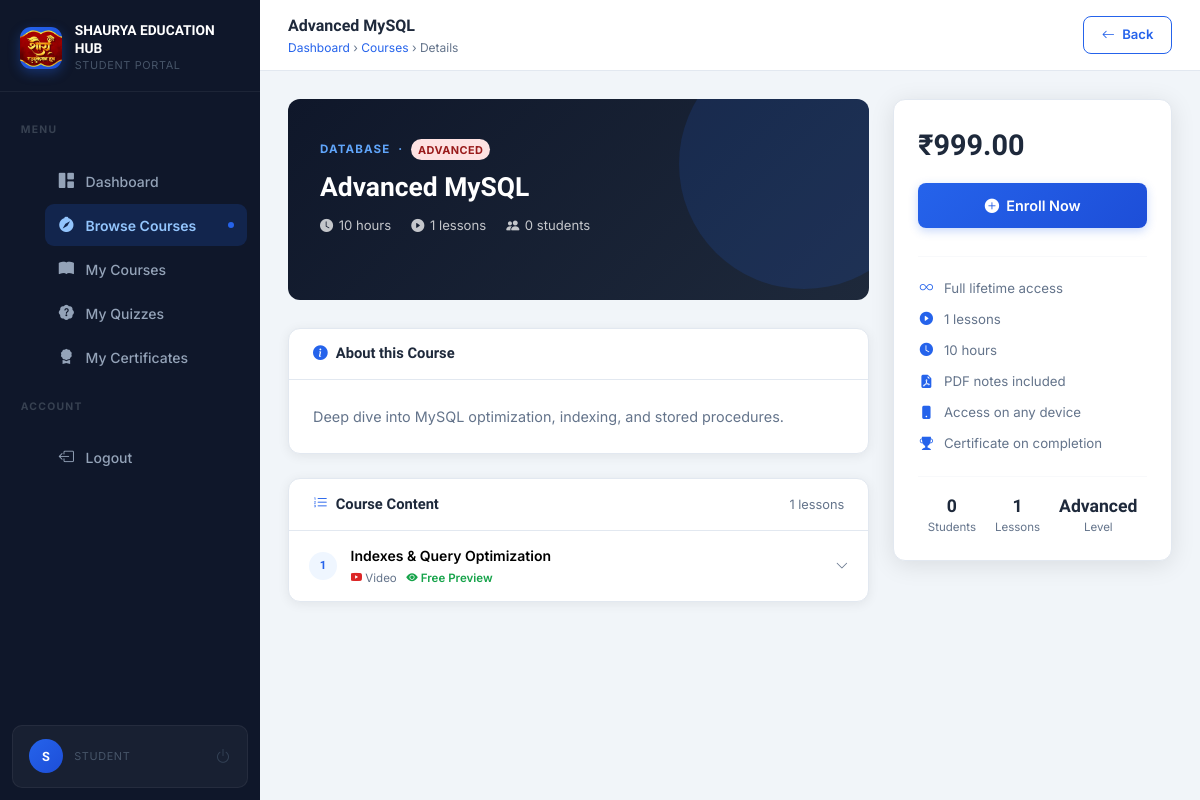
The page /course-details.php?id=2 (signed in) on the database its author committed.
### tables this page shows
CREATE TABLE IF NOT EXISTS courses (
    id            INT           UNSIGNED AUTO_INCREMENT PRIMARY KEY,

     
    title         VARCHAR(200)  NOT NULL,
    slug          VARCHAR(220)  NOT NULL UNIQUE,           
    description   TEXT          NOT NULL,
    short_desc    VARCHAR(500)  DEFAULT NULL,              

     
    image         VARCHAR(300)  DEFAULT NULL,              

     
    category      VARCHAR(100)  DEFAULT NULL,
    level         ENUM('beginner','intermediate','advanced') NOT NULL DEFAULT 'beginner',
    language      VARCHAR(60)   DEFAULT 'English',

     
    price         DECIMAL(8,2)  NOT NULL DEFAULT 0.00,     
    is_free       TINYINT(1)    NOT NULL DEFAULT 1,

     
    duration      VARCHAR(60)   DEFAULT NULL,              
    total_lessons INT           UNSIGNED DEFAULT 0,

     
    status        ENUM('active','inactive','draft') NOT NULL DEFAULT 'draft',

     
    created_by    INT           UNSIGNED NOT NULL,         

     
    created_at    TIMESTAMP     NOT NULL DEFAULT CURRENT_TIMESTAMP,
    updated_at    TIMESTAMP     NOT NULL DEFAULT CURRENT_TIMESTAMP ON UPDATE CURRENT_TIMESTAMP,

     
    INDEX idx_status     (status),
    INDEX idx_level      (level),
    INDEX idx_created_by (created_by),
    INDEX idx_category   (category)
);

CREATE TABLE IF NOT EXISTS lessons (
    id            INT           UNSIGNED AUTO_INCREMENT PRIMARY KEY,

     
    course_id     INT           UNSIGNED NOT NULL,                

     
    title         VARCHAR(200)  NOT NULL,
    description   TEXT          DEFAULT NULL,

     
    video_url     VARCHAR(500)  DEFAULT NULL,                     
    pdf_notes     VARCHAR(300)  DEFAULT NULL,                     

     
    sort_order    INT           UNSIGNED NOT NULL DEFAULT 0,      
    is_preview    TINYINT(1)    NOT NULL DEFAULT 0,               
    status        ENUM('published','draft') NOT NULL DEFAULT 'draft',

     
    created_at    TIMESTAMP     NOT NULL DEFAULT CURRENT_TIMESTAMP,
    updated_at    TIMESTAMP     NOT NULL DEFAULT CURRENT_TIMESTAMP ON UPDATE CURRENT_TIMESTAMP,

     
    CONSTRAINT fk_lesson_course
        FOREIGN KEY (course_id) REFERENCES courses(id)
        ON DELETE CASCADE,                                        

     
    INDEX idx_course_id  (course_id),
    INDEX idx_sort_order (course_id, sort_order),
    INDEX idx_status     (status)

);

### course-details.php (the view, shortened to what the rows shown need)
<?php
require_once __DIR__ . '/config/db.php';
require_once __DIR__ . '/includes/student-auth.php';
$courseId = (int)($_GET['id'] ?? 0);
$stmt = $conn->prepare("
    SELECT c.*, u.name AS instructor_name
    FROM courses c
    LEFT JOIN users u ON u.id = c.created_by
    WHERE c.id = ? AND c.status = 'active' LIMIT 1
");
$stmt->bind_param('i', $courseId);
$stmt->execute();
$course = $stmt->get_result()->fetch_assoc();
$eStmt = $conn->prepare("SELECT id, status FROM enrollments WHERE student_id=? AND course_id=? LIMIT 1");
$eStmt->bind_param('ii', $authUserId, $courseId);
$eStmt->execute();
$enrollment = $eStmt->get_result()->fetch_assoc();
$isEnrolled     = !empty($enrollment) && in_array($enrollment['status'], ['active', 'completed'], true);
$isCourseComplete = ($enrollment['status'] ?? '') === 'completed';
$cntStmt = $conn->prepare("SELECT COUNT(*) AS cnt FROM enrollments WHERE course_id=?");
$cntStmt->bind_param('i', $courseId); $cntStmt->execute();
$enrollCount = (int)$cntStmt->get_result()->fetch_assoc()['cnt'];
$lTableCheck  = $conn->query("SHOW TABLES LIKE 'lessons'");
$lTableExists = $lTableCheck && $lTableCheck->num_rows > 0;
$lessons = [];
if ($lTableExists) {
    $lStmt = $conn->prepare("
        SELECT id, title, description, video_url, pdf_notes, sort_order, is_preview, status
       FROM lessons WHERE course_id=? AND status = 'published'
        ORDER BY sort_order ASC, id ASC
    ");
    $lStmt->bind_param('i', $courseId); $lStmt->execute();
    $lRes = $lStmt->get_result();
    while ($row = $lRes->fetch_assoc()) $lessons[] = $row;
}
$totalLessons = count($lessons);
$completedLessonIds = [];
$doneLessons = count($completedLessonIds);
$progressPct = ($totalLessons > 0) ? min(100, (int)round($doneLessons / $totalLessons * 100)) : 0;
$certificateId = null;
function ytEmbedId(string $url): string {
    if (preg_match('/(?:youtube\.com\/(?:watch\?v=|embed\/)|youtu\.be\/)([\w\-]{11})/i', $url, $m)) {
        return $m[1];
    }
    return '';
}
?>
<!DOCTYPE html>
<html lang="en">
<head>
    <link href="https://cdn.jsdelivr.net/npm/bootstrap@5.3.3/dist/css/bootstrap.min.css" rel="stylesheet">
    <link href="https://cdn.jsdelivr.net/npm/bootstrap-icons@1.11.3/font/bootstrap-icons.min.css" rel="stylesheet">
    <link href="assets/css/student.css" rel="stylesheet">
</head>
<body>
<div class="st-main">
    <header class="st-topbar">
        <div class="st-topbar-left">
            <div>
                <div class="st-page-title" style="max-width:300px;overflow:hidden;text-overflow:ellipsis;white-space:nowrap;">
                    <?= htmlspecialchars($course['title']) ?>
                </div>
                <div class="st-breadcrumb">
                    <a href="dashboard.php">Dashboard</a> &rsaquo;
                    <a href="browse-courses.php">Courses</a> &rsaquo; Details
                </div>
            </div>
        </div>
    </header>
    <main class="st-body">
        <div class="row g-4">
            <div class="col-lg-8">
                <div class="course-hero">
                    <div class="course-hero-cat">
                        <?= htmlspecialchars($course['category'] ?? 'General') ?>
                        &nbsp;·&nbsp;
                        <span class="lms-badge badge-<?= $course['level'] ?>"><?= ucfirst($course['level']) ?></span>
                    </div>
                    <div class="course-hero-title"><?= htmlspecialchars($course['title']) ?></div>
                    <div class="course-hero-meta">
                        <?php if ($course['duration']): ?>
                        <span><i class="bi bi-clock-fill"></i> <?= htmlspecialchars($course['duration']) ?></span>
                        <?php endif; ?>
                        <span><i class="bi bi-play-circle-fill"></i> <?= $totalLessons ?> lessons</span>
                        <span><i class="bi bi-people-fill"></i> <?= $enrollCount ?> students</span>
                    </div>
                </div>
                <div class="st-card">
                    <div class="st-card-body">
                        <p style="font-size:.9rem;color:var(--text-muted);line-height:1.75;margin:0;">
                            <?= nl2br(htmlspecialchars($course['description'])) ?>
                        </p>
                    </div>
                </div>
                <div class="st-card">
                    <?php if (empty($lessons)): ?>
                    <div style="padding:2rem;text-align:center;color:var(--text-muted);font-size:.875rem;">
                        <i class="bi bi-hourglass-split" style="font-size:1.5rem;margin-bottom:.5rem;display:block;"></i>
                        Lessons will appear here once published.
                    </div>
                    <?php if ($isEnrolled): ?>
                    <div class="draft-warning">
                        <i class="bi bi-exclamation-triangle-fill"></i>
                        No published lessons yet. If you added lessons in the admin panel, make sure their status is set to <strong>Published</strong>.
                    </div>
                    <?php endif; ?>
                    <?php else: ?>
                    <?php foreach ($lessons as $i => $lesson):
                        $isDone   = in_array((int)$lesson['id'], $completedLessonIds, true);
                        $canView  = $isEnrolled || (bool)$lesson['is_preview'];
                        $numClass = $isDone ? 'lnc-done' : ($canView ? 'lnc-active' : 'lnc-locked');
                        $ytId     = ytEmbedId($lesson['video_url'] ?? '');
                        $panelId  = 'lesson-body-' . (int)$lesson['id'];
                    ?>
                    <div class="lesson-panel">
                        <button type="button"
                                class="lesson-trigger"
                                onclick="toggleLesson('<?= $panelId ?>', this)"
                                <?= !$canView ? 'disabled style="cursor:not-allowed;opacity:.5;"' : '' ?>>
                            <div class="lesson-num-circle <?= $numClass ?>" style="flex-shrink:0;">
                                <?php if ($isDone): ?>
                                    <i class="bi bi-check-lg"></i>
                                <?php else: ?>
                                    <?= $i + 1 ?>
                                <?php endif; ?>
                            </div>
                            <div style="flex:1;overflow:hidden;text-align:left;">
                                <div style="font-weight:600;font-size:.875rem;
                                    overflow:hidden;text-overflow:ellipsis;white-space:nowrap;
                                    <?= $isDone ? 'color:var(--text-muted);text-decoration:line-through;' : '' ?>">
                                    <?= htmlspecialchars($lesson['title']) ?>
                                </div>
                                <div style="font-size:.72rem;color:var(--text-muted);display:flex;gap:.6rem;margin-top:.2rem;flex-wrap:wrap;">
                                    <?php if ($ytId): ?>
                                    <span><i class="bi bi-youtube" style="color:#dc2626;"></i> Video</span>
                                    <?php endif; ?>
                                    <?php if ($lesson['is_preview'] && !$isEnrolled): ?>
                                    <span style="color:#16a34a;font-weight:600;"><i class="bi bi-eye-fill"></i> Free Preview</span>
                                    <?php endif; ?>
                                </div>
                            </div>
                            <?php if ($isDone): ?>
                            <span class="done-check" style="flex-shrink:0;"><i class="bi bi-check-circle-fill"></i> Done</span>
                            <?php elseif (!$canView): ?>
                            <i class="bi bi-lock-fill" style="color:#cbd5e1;font-size:.9rem;flex-shrink:0;"></i>
                            <?php else: ?>
                            <i class="bi bi-chevron-down lesson-chevron" style="color:var(--text-muted);font-size:.8rem;flex-shrink:0;transition:transform .2s;"></i>
                            <?php endif; ?>
                        </button>
                    </div>
                    <?php endforeach; ?>
                    <?php endif;  ?>
                </div>
            </div>
            <div class="col-lg-4">
                <div class="enroll-box">
                    <div class="enroll-price <?= $course['is_free'] ? 'free' : '' ?>">
                        <?= $course['is_free'] ? 'Free' : '₹' . number_format($course['price'], 2) ?>
                    </div>
                    <?php if ($isEnrolled): ?>
                    <?php if ($totalLessons > 0): ?>
                    <div style="background:var(--bg);border-radius:var(--radius-sm);padding:1rem;margin-bottom:1rem;">
                        <div style="display:flex;justify-content:space-between;font-size:.8rem;color:var(--text-muted);margin-bottom:.5rem;">
                            <span>Your Progress</span>
                            <span style="font-weight:700;color:var(--brand);"><?= $progressPct ?>%</span>
                        </div>
                        <div style="background:#e2e8f0;border-radius:20px;height:8px;overflow:hidden;">
                            <div style="height:100%;border-radius:20px;background:linear-gradient(90deg,var(--brand),#60a5fa);width:<?= $progressPct ?>%;transition:width .6s ease;"></div>
                        </div>
                        <div style="font-size:.75rem;color:var(--text-muted);margin-top:.5rem;text-align:center;">
                            <?= $doneLessons ?> of <?= $totalLessons ?> lessons completed
                        </div>
                    </div>
                    <?php endif; ?>
                    <a href="my-courses.php" class="btn-brand w-100"
                       style="justify-content:center;padding:.72rem;font-size:.9rem;margin-bottom:.75rem;">
                        <i class="bi bi-book-fill"></i> Go to My Courses
                    </a>
                    <?php if ($isCourseComplete): ?>
                    <div style="background:#f0fdf4;border:1.5px solid #bbf7d0;border-radius:var(--radius-sm);padding:1rem;margin-bottom:.75rem;text-align:center;">
                        <div style="color:#16a34a;font-size:1.6rem;margin-bottom:.3rem;">
                            <i class="bi bi-trophy-fill"></i>
                        </div>
                        <div style="font-family:'Sora',sans-serif;font-weight:700;color:#15803d;font-size:.95rem;margin-bottom:.2rem;">
                            Course Completed!
                        </div>
                        <div style="font-size:.8rem;color:#16a34a;margin-bottom:<?= $certificateId ? '.75rem' : '0' ?>;">
                            Well done — you finished all lessons.
                        </div>
                        <?php if ($certificateId): ?>
                        <div style="display:flex;gap:.5rem;">
                            <a href="view-certificate.php?id=<?= $certificateId ?>"
                               class="btn-brand" style="flex:1;justify-content:center;font-size:.82rem;padding:.5rem;background:linear-gradient(135deg,#16a34a,#15803d);">
                                <i class="bi bi-award-fill"></i> View Certificate
                            </a>
                            <a href="download-certificate.php?id=<?= $certificateId ?>"
                               class="btn-brand" style="flex:1;justify-content:center;font-size:.82rem;padding:.5rem;background:linear-gradient(135deg,#0369a1,#0284c7);">
                                <i class="bi bi-download"></i> Download
                            </a>
                        </div>
                        <?php endif; ?>
                    </div>
                    <?php else: ?>
                    <div class="st-alert st-alert-info" style="margin-bottom:0;">
                        <i class="bi bi-info-circle-fill"></i>
                        <span>Mark each lesson done to track your progress.</span>
                    </div>
                    <?php endif; ?>
                    <?php else: ?>
                    <form method="POST" action="course-details.php?id=<?= $courseId ?>">
                        <button type="submit" class="btn-brand w-100"
                                style="justify-content:center;padding:.72rem;font-size:.9rem;margin-bottom:.75rem;">
                        </button>
                    </form>
                    <?php endif; ?>
                    <hr style="margin:1rem 0;border-color:var(--border);">
                    <div class="enroll-feature"><i class="bi bi-infinity"></i> Full lifetime access</div>
                    <?php if ($totalLessons): ?>
                    <div class="enroll-feature"><i class="bi bi-play-circle-fill"></i> <?= $totalLessons ?> lessons</div>
                    <?php endif; ?>
                    <?php if ($course['duration']): ?>
                    <div class="enroll-feature"><i class="bi bi-clock-fill"></i> <?= htmlspecialchars($course['duration']) ?></div>
                    <?php endif; ?>
                    <div class="enroll-feature"><i class="bi bi-file-earmark-pdf-fill"></i> PDF notes included</div>
                    <div class="enroll-feature"><i class="bi bi-phone-fill"></i> Access on any device</div>
                    <div class="enroll-feature"><i class="bi bi-trophy-fill"></i> Certificate on completion</div>
                    <hr style="margin:1rem 0;border-color:var(--border);">
                    <div style="display:flex;justify-content:space-around;text-align:center;">
                        <div>
                        </div>
                        <div>
                        </div>
                        <div>
                            <div style="font-family:'Sora',sans-serif;font-weight:700;font-size:1.1rem;"><?= ucfirst($course['level']) ?></div>
                            <div style="font-size:.72rem;color:var(--text-muted);">Level</div>
                        </div>
                    </div>
                </div>
            </div>
        </div>
    </main>
</div>
</body>
</html>

### rows shown on the page
courses: title "Advanced MySQL", category "DATABASE", level "ADVANCED", duration "10 hours", description "Deep dive into MySQL optimization, indexing, and stored procedures.", price "999.00", level "Advanced"
lessons: title "Indexes & Query Optimization", shows "Video", is_preview 1 (drawn)

### other values the page prints
SITE_NAME "SHAURYA EDUCATION HUB"
$item['label'] "Dashboard"
$item['label'] "Browse Courses"
$item['label'] "My Courses"
$item['label'] "My Quizzes"
$item['label'] "My Certificates"
substr($authUserName ?: 'S', 0, 1) "S"
$totalLessons "1"
$enrollCount "0"
